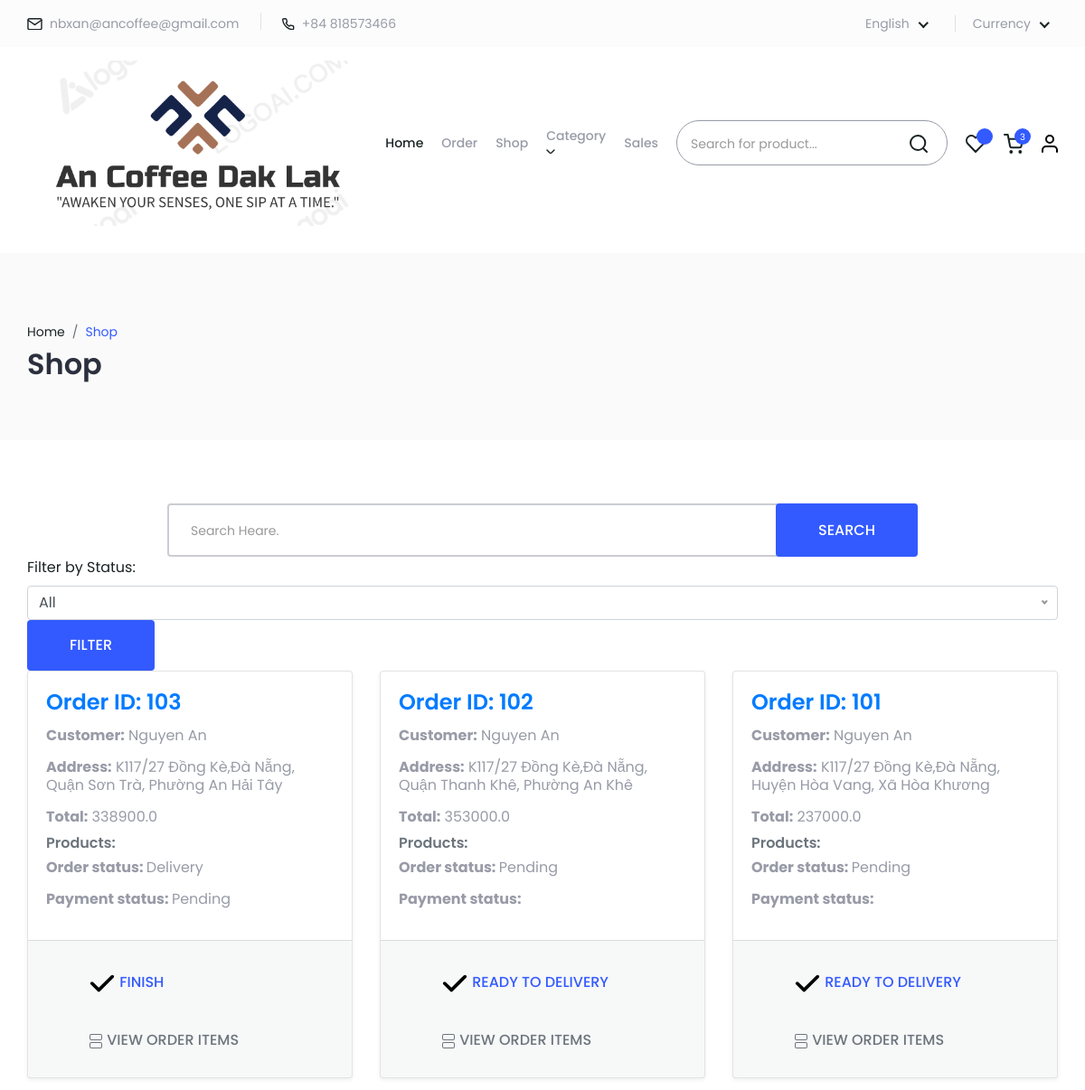
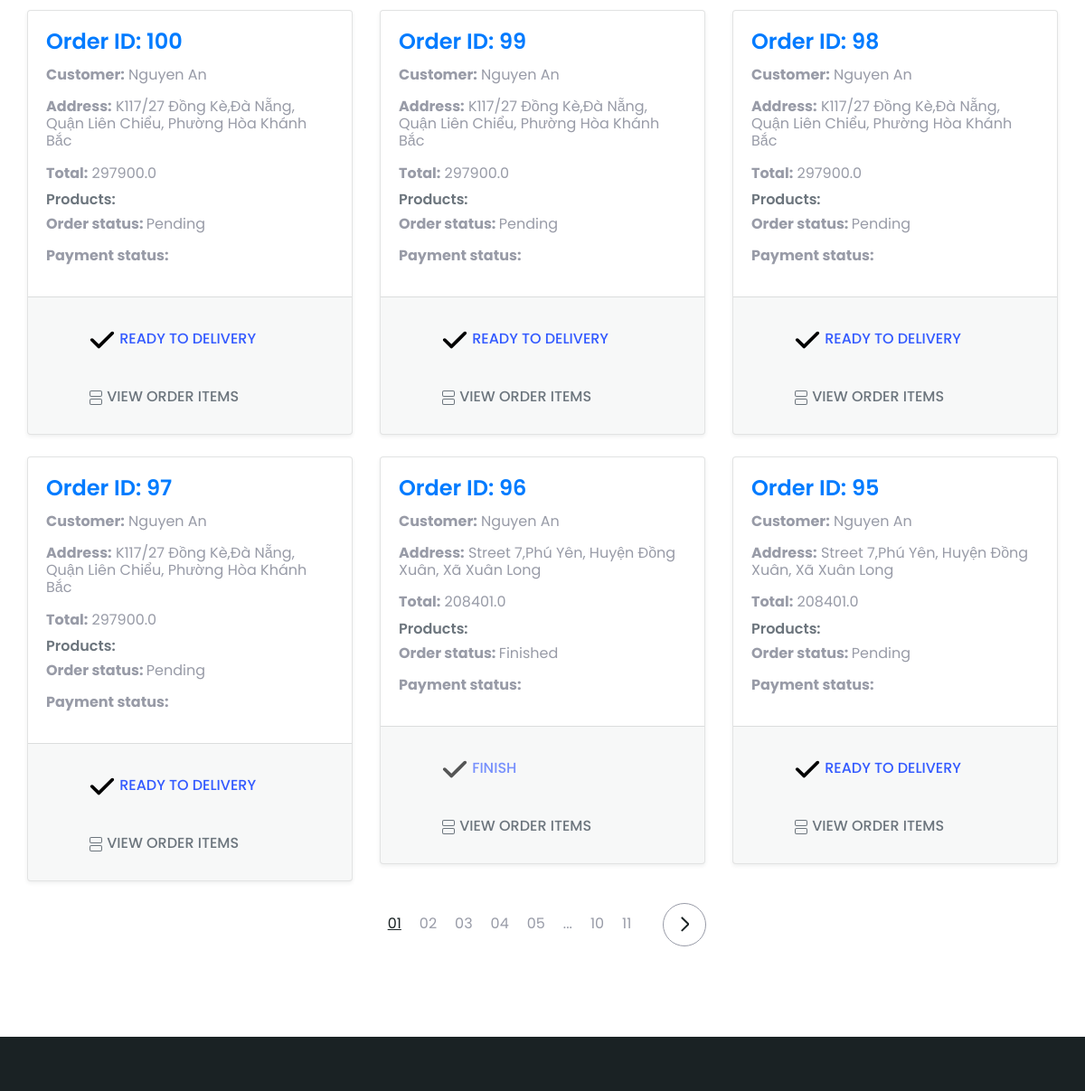
The page /admin/orders (signed in, upper part) on the database as committed earlier (2 pictures, top to bottom).
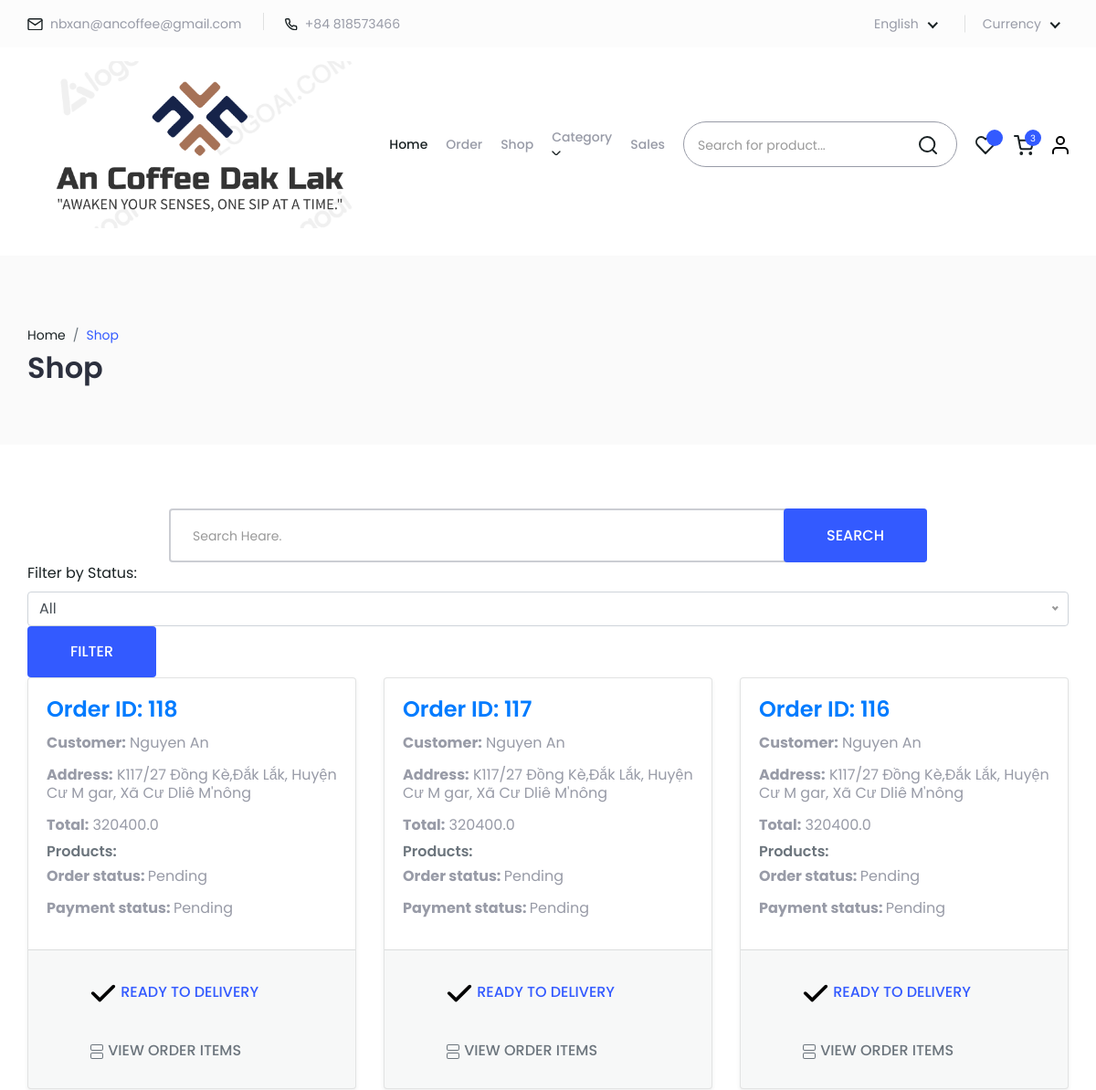
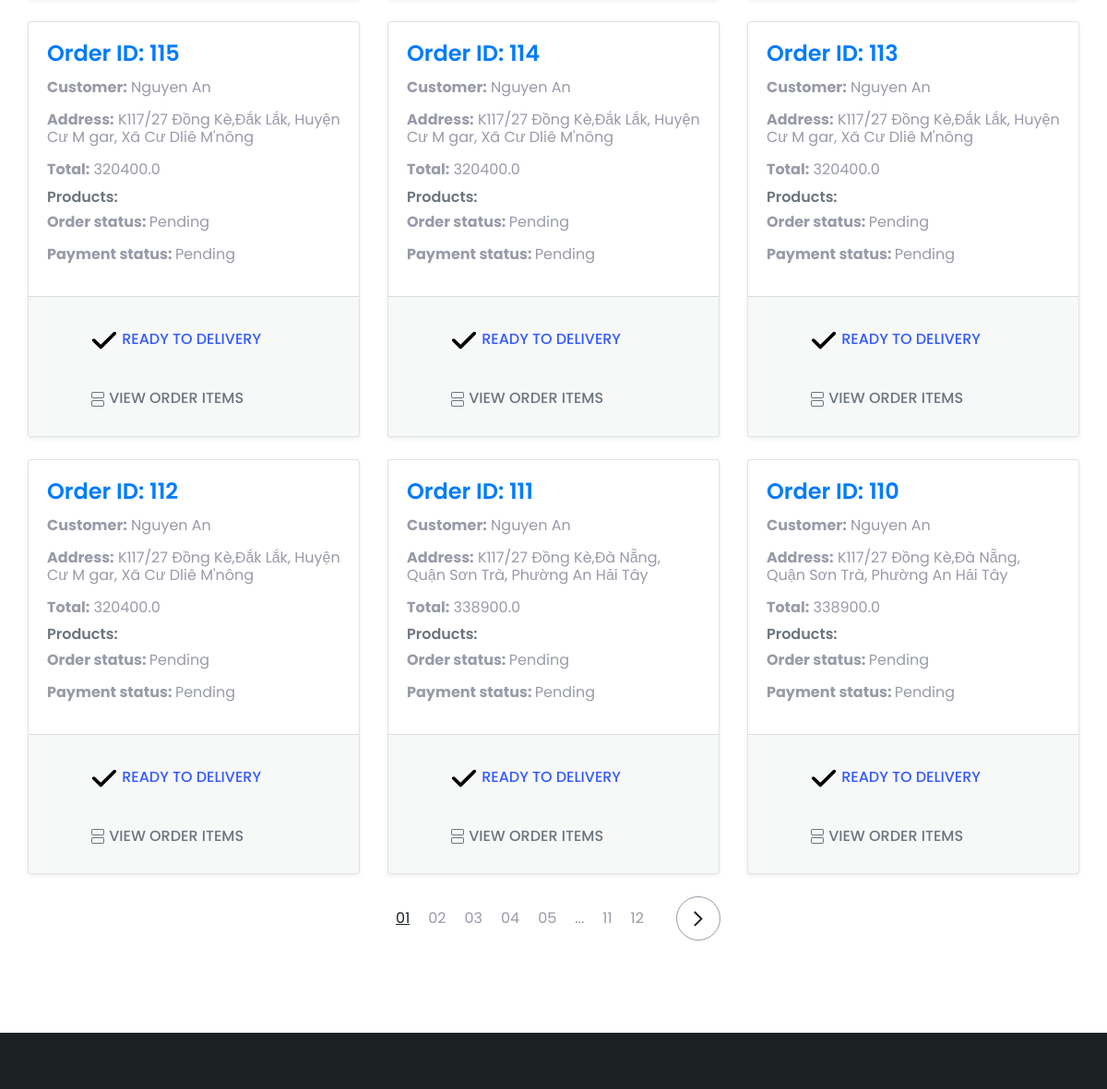
The same page on the database as committed later (2 pictures, top to bottom).
### models/order.py (models this page shows)
class OrderDetails(db.Model):
    __tablename__ = 'order_details'
    id = db.Column(db.Integer, primary_key=True)
    user_id = db.Column(db.Integer, db.ForeignKey('user.id'))
    total = db.Column(db.Float)
    status = db.Column(db.String(100))
    created_at = db.Column(db.DateTime)
    modified_at = db.Column(db.DateTime)
    billing_id = db.Column(db.Integer, db.ForeignKey('billing_information.id'))
    transaction_id = db.Column(db.String(100), nullable=True)
    payment_id = db.Column(db.Integer, db.ForeignKey('payment_details.id'))
    payment = db.relationship('PaymentDetails', backref='order')
    billing = db.relationship('BillingInformation', backref='order')
    user = db.relationship('User', backref='orders')

### models/user.py (models this page shows, shortened)
class User(db.Model, UserMixin):
    __tablename__ = 'user'
    id = db.Column(db.Integer, primary_key=True, autoincrement=True)
    username = db.Column(db.String(255), unique=True, nullable=False)
    password = db.Column(db.String(255), nullable=True)
    first_name = db.Column(db.Unicode(255))
    last_name = db.Column(db.Unicode(255))
    telephone = db.Column(db.String(20))
    created_at = db.Column(db.DateTime)
    modified_at = db.Column(db.DateTime)
    is_admin = db.Column(db.Boolean, default=False)
    email_verified = db.Column(db.Boolean, default=False)
    active = db.Column(db.Boolean, default=True)
    fs_uniquifier = db.Column(db.String(255), unique=True, nullable=False, default=lambda: str(uuid.uuid4()))
    billing_information = db.relationship('BillingInformation', backref='user_billing', uselist=False)
    roles = db.relationship('Role', secondary='user_roles', backref=db.backref('users', lazy='dynamic'))

### models/payment.py (models this page shows)
class BillingInformation(db.Model):
    __tablename__ = 'billing_information'
    id = db.Column(db.Integer, primary_key=True)
    user_id = db.Column(db.Integer, db.ForeignKey('user.id'))
    first_name = db.Column(db.Unicode(255))
    last_name = db.Column(db.Unicode(255))
    email = db.Column(db.String(255))
    address = db.Column(db.String(255))
    shipping_method_id = db.Column(db.Integer, db.ForeignKey('shipping_method.id'))
    city = db.Column(db.String(255))
    shipping_fee = db.Column(db.Float, nullable=True, default=0)
    district = db.Column(db.String(255))
    ward = db.Column(db.String(255))
    telephone = db.Column(db.String(20))
    created_at = db.Column(db.DateTime)
    modified_at = db.Column(db.DateTime)
    user = db.relationship('User', backref='billing_info')

class PaymentDetails(db.Model):
    __tablename__ = 'payment_details'
    id = db.Column(db.Integer, primary_key=True)
    amount = db.Column(db.Float, nullable=False)
    provider = db.Column(db.String(255), nullable=False)
    transaction_id = db.Column(db.String(100), nullable=True)
    status = db.Column(db.String(100), nullable=False)
    created_at = db.Column(db.DateTime)
    modified_at = db.Column(db.DateTime)
    zp_trans_id = db.Column(db.String(100), nullable=True)

### routes/admin.py (the view)
@admin_bp.route('/admin/orders', methods=['GET'])
@login_required
def admin_orders():
    if not current_user.is_admin:
        flash('You do not have permission to access this page.', 'danger')
        return redirect(url_for('index.home'))
    page = request.args.get(get_page_parameter(), type=int, default=1)
    per_page = 9
    sort_by = request.args.get('sort_by', 'created_at')
    sort_order = request.args.get('sort_order', 'desc')
    status = request.args.get('status')
    query = OrderDetails.query
    if status:
        query = query.filter_by(status=status)
    if sort_order == 'desc':
        query = query.order_by(getattr(OrderDetails, sort_by).desc())
    else:
        query = query.order_by(getattr(OrderDetails, sort_by).asc())
    pagination = query.paginate(page=page, per_page=per_page, error_out=False)
    orders = pagination.items
    return render_template('admin_order.html', orders=orders, pagination=pagination, sort_by=sort_by, sort_order=sort_order, status=status)

### templates/admin_order.html (shortened to what the changed rows need)
<!DOCTYPE html>
<html lang="en">
<head>
    <link rel="stylesheet" href="{{url_for('static', filename='dist/main.css')}}">
</head>
<body>
<main>
    <section class="populerproduct bg-white p-0 shop-product">
        <div class="container">
            <div class="row">
                {% for order in orders %}
                    <div class="col-md-4 col-sm-6 mb-4">
                        <form method="POST" action="{{ url_for('order.update_status', order_id=order.id) }}">
                            <div class="card order-item shadow-sm">
                                <div class="card-body">
                                    <h5 class="card-title">Order ID: {{ order.id }}</h5>
                                    <p class="card-text"><strong>Customer:</strong> {{ order.user.first_name + " " + order.user.last_name }}</p>
                                    <p class="card-text"><strong>Address:</strong> {{ order.billing.address + "," + order.billing.city + ", " + order.billing.district + ", " + order.billing.ward }}</p>
                                    <p class="card-text"><strong>Total:</strong> {{ order.total }}</p>
                                    <h6 class="card-subtitle mb-2 text-muted">Products:</h6>
                                    <p class="cart-text"><strong>Order status: </strong>{{ order.status }}</p>
                                    <p class="cart-text"><strong>Payment status: </strong>{{ order.payment.status }}</p>
                                </div>
                                <div class="card-footer text-muted">
                                    {% if order.status == 'Finished' %}
                                        <button type="submit" name="action" value="finish" class="btn btn-sm btn-outline-primary" disabled>
                                            <svg style="width: 30px; height: 30px" xmlns="http://www.w3.org/2000/svg" viewBox="0 0 448 512">
                                                <path d="M438.6 105.4c12.5 12.5 12.5 32.8 0 45.3l-256 256c-12.5 12.5-32.8 12.5-45.3 0l-128-128c-12.5-12.5-12.5-32.8 0-45.3s32.8-12.5 45.3 0L160 338.7 393.4 105.4c12.5-12.5 32.8-12.5 45.3 0z"/>
                                            </svg>
                                            Finish
                                        </button>
                                    {% elif order.status == 'Delivery' %}
                                        <button type="submit" name="action" value="finish" class="btn btn-sm btn-outline-primary">
                                            <svg style="width: 30px; height: 30px" xmlns="http://www.w3.org/2000/svg" viewBox="0 0 448 512">
                                                <path d="M438.6 105.4c12.5 12.5 12.5 32.8 0 45.3l-256 256c-12.5 12.5-32.8 12.5-45.3 0l-128-128c-12.5-12.5-12.5-32.8 0-45.3s32.8-12.5 45.3 0L160 338.7 393.4 105.4c12.5-12.5 32.8-12.5 45.3 0z"/>
                                            </svg>
                                            Finish
                                        </button>
                                    {% else %}
                                        <button type="submit" name="action" value="ready_to_delivery" class="btn btn-sm btn-outline-primary">
                                            <svg style="width: 30px; height: 30px" xmlns="http://www.w3.org/2000/svg" viewBox="0 0 448 512">
                                                <path d="M438.6 105.4c12.5 12.5 12.5 32.8 0 45.3l-256 256c-12.5 12.5-32.8 12.5-45.3 0l-128-128c-12.5-12.5-12.5-32.8 0-45.3s32.8-12.5 45.3 0L160 338.7 393.4 105.4c12.5-12.5 32.8-12.5 45.3 0z"/>
                                            </svg>
                                            Ready to delivery
                                        </button>
                                    {% endif %}
                                    <button type="button" class="btn btn-sm btn-outline-secondary" onclick="showOrderItems({{ order.id }})">
                                        View order items
                                    </button>
                                </div>
                            </div>
                        </form>
                    </div>
                {% endfor %}
            </div>
        </div>
    </section>
    <section class="pagination">
        <div class="container">
            <div class="row justify-content-center">
                <div class="pagination-group">
                    {% for page_num in pagination.iter_pages() %}
                        {% if page_num %}
                            <a href="{{ url_for('admin.admin_orders', page=page_num, sort_by=sort_by, sort_order=sort_order, status=status) }}" class="cdp_i {% if page_num == pagination.page %}active{% endif %}">
                                {{ "%02d" % page_num }}
                            </a>
                        {% else %}
                            <span class="cdp_i">...</span>
                        {% endif %}
                    {% endfor %}
                    {% if pagination.has_next %}
                        <a href="{{ url_for('admin.admin_orders', page=pagination.next_num, sort_by=sort_by, sort_order=sort_order, status=status) }}" class="p_next">
                        </a>
                    {% endif %}
                </div>
            </div>
        </div>
    </section>
</main>
</body>

Rows that differ between the two databases and show on the page:
no longer on this page (row unchanged): OrderDetails: id "103", user "Nguyen An", billing "K117/27 Đồng Kè,Đà Nẵng, Quận Sơn Trà, Phường An Hải Tây", total "338900.0", status "Delivery", payment.status "Pending", shows "FINISH"
no longer on this page (row unchanged): OrderDetails: id "102", user "Nguyen An", billing "K117/27 Đồng Kè,Đà Nẵng, Quận Thanh Khê, Phường An Khê", total "353000.0", status "Pending", shows "READY TO DELIVERY"
no longer on this page (row unchanged): OrderDetails: id "101", user "Nguyen An", billing "K117/27 Đồng Kè,Đà Nẵng, Huyện Hòa Vang, Xã Hòa Khương", total "237000.0", status "Pending", shows "READY TO DELIVERY"
no longer on this page (row unchanged): OrderDetails: id "100", user "Nguyen An", billing "K117/27 Đồng Kè,Đà Nẵng, Quận Liên Chiểu, Phường Hòa Khánh Bắc", total "297900.0", status "Pending", shows "READY TO DELIVERY"
no longer on this page (row unchanged): OrderDetails: id "99", user "Nguyen An", billing "K117/27 Đồng Kè,Đà Nẵng, Quận Liên Chiểu, Phường Hòa Khánh Bắc", total "297900.0", status "Pending", shows "READY TO DELIVERY"
no longer on this page (row unchanged): OrderDetails: id "98", user "Nguyen An", billing "K117/27 Đồng Kè,Đà Nẵng, Quận Liên Chiểu, Phường Hòa Khánh Bắc", total "297900.0", status "Pending", shows "READY TO DELIVERY"
no longer on this page (row unchanged): OrderDetails: id "97", user "Nguyen An", billing "K117/27 Đồng Kè,Đà Nẵng, Quận Liên Chiểu, Phường Hòa Khánh Bắc", total "297900.0", status "Pending", shows "READY TO DELIVERY"
no longer on this page (row unchanged): OrderDetails: id "96", user "Nguyen An", billing "Street 7,Phú Yên, Huyện Đồng Xuân, Xã Xuân Long", total "208401.0", status "Finished", shows "FINISH"
no longer on this page (row unchanged): OrderDetails: id "95", user "Nguyen An", billing "Street 7,Phú Yên, Huyện Đồng Xuân, Xã Xuân Long", total "208401.0", status "Pending", shows "READY TO DELIVERY"
added OrderDetails: id "118", user "Nguyen An", billing "K117/27 Đồng Kè,Đắk Lắk, Huyện Cư M gar, Xã Cư Dliê M'nông", total "320400.0", status "Pending", payment.status "Pending", shows "READY TO DELIVERY"
added OrderDetails: id "117", user "Nguyen An", billing "K117/27 Đồng Kè,Đắk Lắk, Huyện Cư M gar, Xã Cư Dliê M'nông", total "320400.0", status "Pending", payment.status "Pending", shows "READY TO DELIVERY"
added OrderDetails: id "116", user "Nguyen An", billing "K117/27 Đồng Kè,Đắk Lắk, Huyện Cư M gar, Xã Cư Dliê M'nông", total "320400.0", status "Pending", payment.status "Pending", shows "READY TO DELIVERY"
added OrderDetails: id "115", user "Nguyen An", billing "K117/27 Đồng Kè,Đắk Lắk, Huyện Cư M gar, Xã Cư Dliê M'nông", total "320400.0", status "Pending", payment.status "Pending", shows "READY TO DELIVERY"
added OrderDetails: id "114", user "Nguyen An", billing "K117/27 Đồng Kè,Đắk Lắk, Huyện Cư M gar, Xã Cư Dliê M'nông", total "320400.0", status "Pending", payment.status "Pending", shows "READY TO DELIVERY"
added OrderDetails: id "113", user "Nguyen An", billing "K117/27 Đồng Kè,Đắk Lắk, Huyện Cư M gar, Xã Cư Dliê M'nông", total "320400.0", status "Pending", payment.status "Pending", shows "READY TO DELIVERY"
added OrderDetails: id "112", user "Nguyen An", billing "K117/27 Đồng Kè,Đắk Lắk, Huyện Cư M gar, Xã Cư Dliê M'nông", total "320400.0", status "Pending", payment.status "Pending", shows "READY TO DELIVERY"
added OrderDetails: id "111", user "Nguyen An", billing "K117/27 Đồng Kè,Đà Nẵng, Quận Sơn Trà, Phường An Hải Tây", total "338900.0", status "Pending", payment.status "Pending", shows "READY TO DELIVERY"
added OrderDetails: id "110", user "Nguyen An", billing "K117/27 Đồng Kè,Đà Nẵng, Quận Sơn Trà, Phường An Hải Tây", total "338900.0", status "Pending", payment.status "Pending", shows "READY TO DELIVERY"
Other text that changed with them:
new list line: "12"
list line gone: "10"
